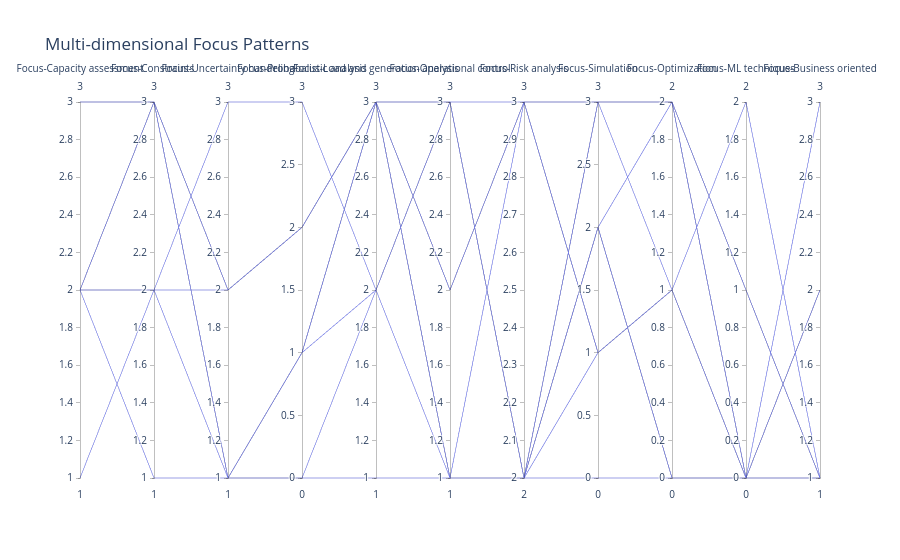

Notebook code for this chart:
### Code cell
import plotly.express as px

# Create parallel coordinates plot
fig = px.parallel_coordinates(
    df,
    dimensions=focus_cols + ['Respondent-Education level', 'Respondent-Role'], 
    title="Multi-dimensional Focus Patterns")
fig.update_layout(
    xaxis=dict(
        tickmode='array',
        tickvals=list(range(len(focus_col_names))),
        ticktext=focus_col_names
    )
)
fig.show()

### Figure 1 — Plotly figure (JSON) as saved in the notebook; plotly's stock layout.template omitted (floating-point values rounded to 4 significant figures)
{"data": [{"dimensions": [{"label": "Focus-Capacity assessment", "values": [3, 3, 3, 3, 1, 2, 2, 2, 3, 2, 2]}, {"label": "Focus-Constraints ", "values": [3, 3, 3, 3, 2, 3, 3, 1, 3, 2, 2]}, {"label": "Focus-Uncertainty handeling", "values": [1, 1, 1, 1, 1, 1, 2, 1, 2, 3, 2]}, {"label": "Focus-Probabalistic analysis", "values": [1, 0, 1, 1, 1, 1, 2, 0, 2, 3, 2]}, {"label": "Focus-Load and generation analysis", "values": [3, 2, 2, 3, 3, 3, 3, 1, 3, 2, 3]}, {"label": "Focus-Operational control", "values": [1, 3, 3, 1, 1, 3, 3, 1, 2, 1, 2]}, {"label": "Focus-Risk analysis", "values": [2, 2, 2, 2, 2, 2, 3, 2, 3, 3, 3]}, {"label": "Focus-Simulation", "values": [2, 2, 2, 3, 3, 1, 3, 0, 3, 1, 1]}, {"label": "Focus-Optimization", "values": [2, 0, 0, 2, 2, 1, 2, 0, 1, 1, 1]}, {"label": "Focus-ML techniques", "values": [0, 0, 0, 0, 1, 0, 1, 0, 2, 0, 0]}, {"label": "Focus-Business oriented", "values": [2, 1, 1, 2, 1, 1, 1, 3, 1, 1, 2]}], "domain": {"x": [0, 1], "y": [0, 1]}, "name": "", "type": "parcoords"}], "layout": {"legend": {"tracegroupgap": 0}, "title": {"text": "Multi-dimensional Focus Patterns"}, "xaxis": {"tickmode": "array", "ticktext": ["Capacity assessment", "Constraints", "Uncertainty handeling", "Probabalistic analysis", "Load and generation analysis", "Operational control", "Risk analysis", "Simulation", "Optimization", "ML techniques", "Business oriented"], "tickvals": [0, 1, 2, 3, 4, 5, 6, 7, 8, 9, 10]}}}
